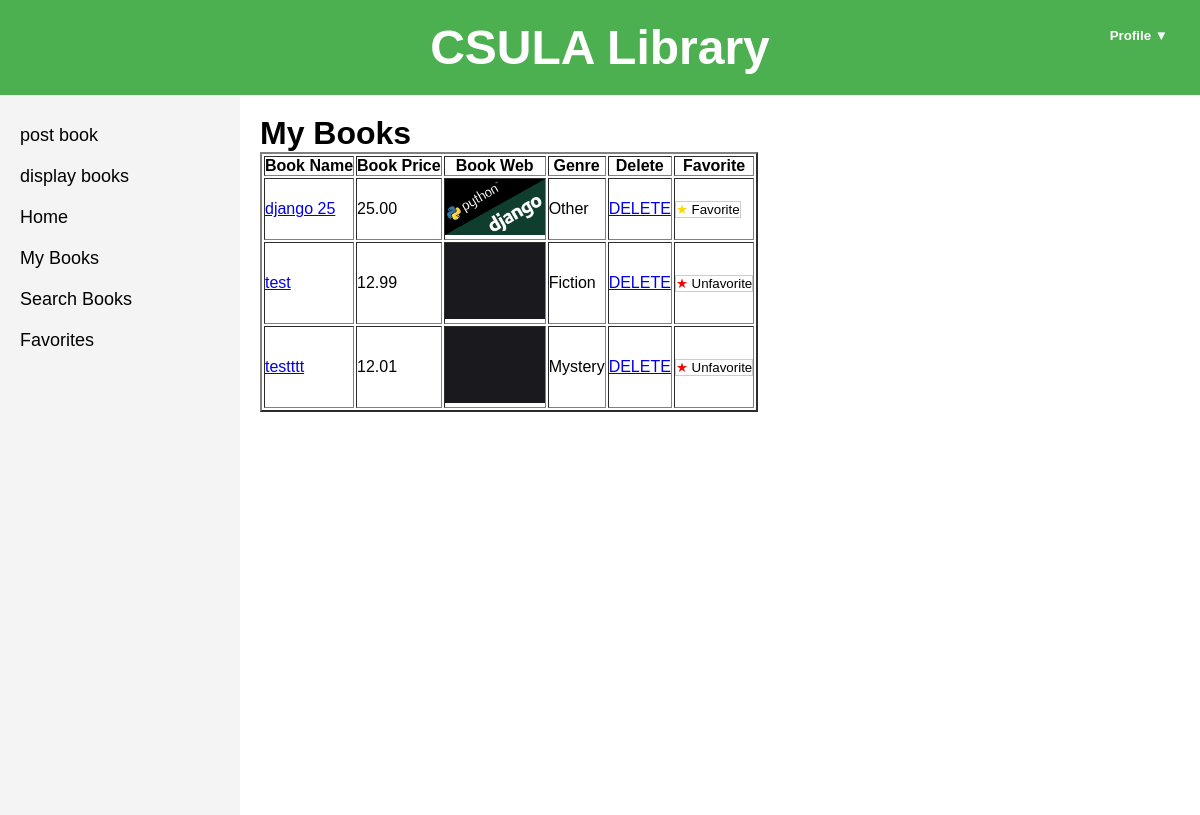
The app's page /mybooks (signed in), older data.
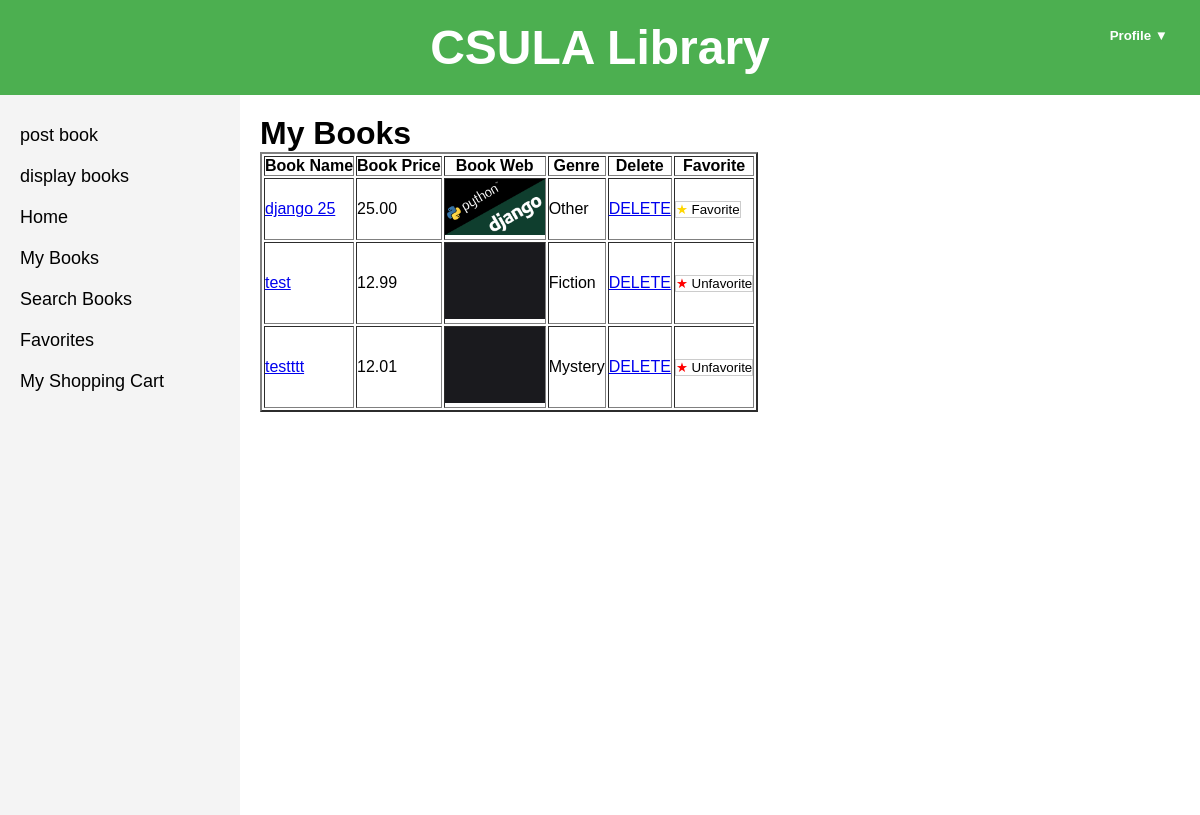
The same page, newer data.
### bookMng/models.py (models this page shows, shortened)
class MainMenu(models.Model):
    item = models.CharField(max_length=300, unique=True)
    link = models.CharField(max_length=300, unique=True)

class Book(models.Model):
    name = models.CharField(max_length=200)
    web = models.URLField(max_length=300)
    price = models.DecimalField(decimal_places=2, max_digits=8)
    publishdate = models.DateField(auto_now=True)
    picture = models.FileField(upload_to='bookEx/static/uploads')
    pic_path = models.CharField(max_length=300)
    username = models.ForeignKey(User, blank=True, null=True, on_delete=models.CASCADE)
    favorites = models.ManyToManyField(User, related_name="favorite_books", blank=True)
    Genre_Choices = [
        ('Fiction', 'Fiction'),
        ('Nonfiction', 'Nonfiction'),
        ('Mystery', 'Mystery'),
        ('Fantasy', 'Fantasy'),
        ('Other', 'Other'),
    ]
    genre = models.CharField(max_length=50, choices=Genre_Choices, default='Other')

### bookMng/views.py (the view)
# urls.py: path('mybooks', views.mybooks, name='mybooks'),
@login_required
def mybooks(request):
    books = Book.objects.filter(username=request.user)
    for b in books:
        b.pic_path = b.picture.url[14:]
    return render(request, 'bookMng/mybooks.html',
                  {
                      'item_list': MainMenu.objects.all(),
                      'books': books,
                  }
                  )

### bookEx/templates/bookMng/mybooks.html (shortened to what this page needs)
{% extends "base.html" %}
{% load static %}
{% block sidenav %}
    {% for item in item_list %}
        <li>
            <a href="{{ item.link }}"> {{ item.item }} </a>
        </li>
    {% endfor %}
{% endblock sidenav %}
{% block content %}
    <h1>My Books</h1>
    <table border="2">
        <tr>
          <th>
            Book Name
          </th>
          <th>
            Book Price
          </th>
            <th>
            Book Web
          </th>
            <th>
                Genre
            </th>
            <th>
                Delete
            </th>
            <th>
            Favorite
          </th>
        </tr>
        {% for book in books %}
            <tr>
                <td>
                    <a href="book_detail/{{ book.id }}"> {{ book.name }} </a>
                </td>
                <td>
                    {{ book.price }}
                </td>
                <td>
                    <img src="{% static book.pic_path %}" width="100" />
                </td>
                <td>{{ book.genre }}</td>
                <td>
                    <a href="book_delete/{{ book.id }}"> DELETE </a>
                </td>
                <td>
                    <form method="post" action="{% url 'toggle_favorite' book.id %}">
                        <button type="submit" style="background-color: white; border: 1px solid #ccc;">
                            {% if user in book.favorites.all %}
                                <span style="color: red;">★</span> Unfavorite
                            {% else %}
                                <span style="color: gold;">★</span> Favorite
                            {% endif %}
                        </button>
                    </form>
                </td>
            </tr>
        {% endfor %}
    </table>
{% endblock content %}

### bookEx/templates/base.html (shortened to what this page needs)
{% load static %}
<!DOCTYPE html>
<html lang="en">
<head>
    <link rel="stylesheet" href="{% static 'base.css' %}" type ="text/css">
</head>
<body>
   <div class="profile-dropdown">
        <button class="profile-btn" onclick="toggleDropdown()">Profile ▼</button>
    </div>
    <header class="banner">
        <h1>CSULA Library</h1>
    </header>
    <div class="container">
        <nav class="menu">
            <ul>
                {% block sidenav %}{% endblock sidenav %}
            </ul>
        </nav>
        <main class="content">
            {% block content %}{% endblock content %}
        </main>
    </div>
</body>
</html>

### bookEx/static/base.css (style rules this page uses)
* { margin: 0; padding: 0; box-sizing: border-box; }
body { font-family: Arial, sans-serif; }
.banner { background-color: #4CAF50; color: white; text-align: center; padding: 20px; font-size: 24px; }
.container { display: flex; height: calc(100vh - 80px); }
.menu { width: 20%; background-color: #f4f4f4; padding: 20px; }
.menu ul { list-style-type: none; }
.menu ul li { padding: 10px 0; }
.menu ul li a { text-decoration: none; color: black; font-size: 18px; }
.content { flex-grow: 1; padding: 20px; }
.profile-dropdown { position: absolute; right: 20px; top: 20px; display: inline-block; }
.profile-btn { background-color: #4CAF50; color: white; padding: 8px 12px; border: none; cursor: pointer; border-radius: 5px; font-weight: bold; }

Row changes from the older to the newer data that the page shows:
added MainMenu: item "My Shopping Cart"
